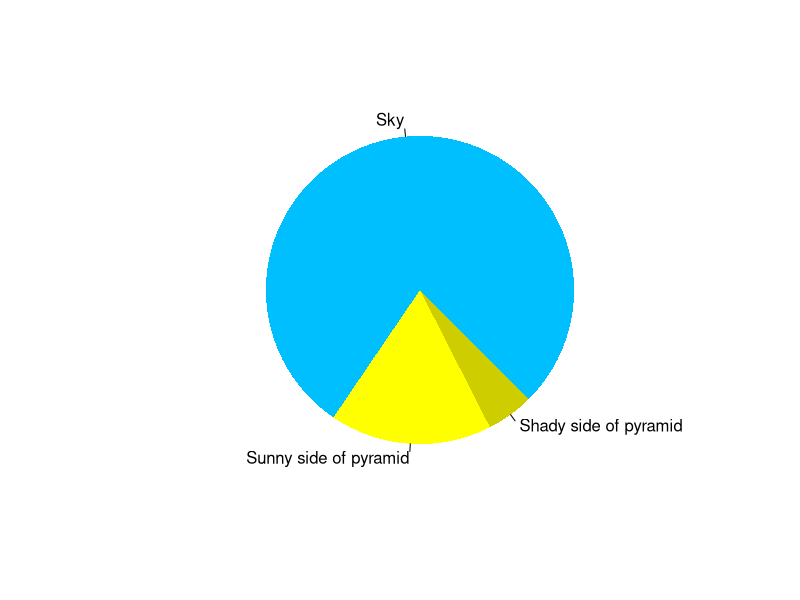

The R source for this figure:
## ---- chunk 1
pie(
  c(Sky = 78, "Sunny side of pyramid" = 17, "Shady side of pyramid" = 5), 
  init.angle = 315, 
  col = c("deepskyblue", "yellow", "yellow3"), 
  border = FALSE
)
